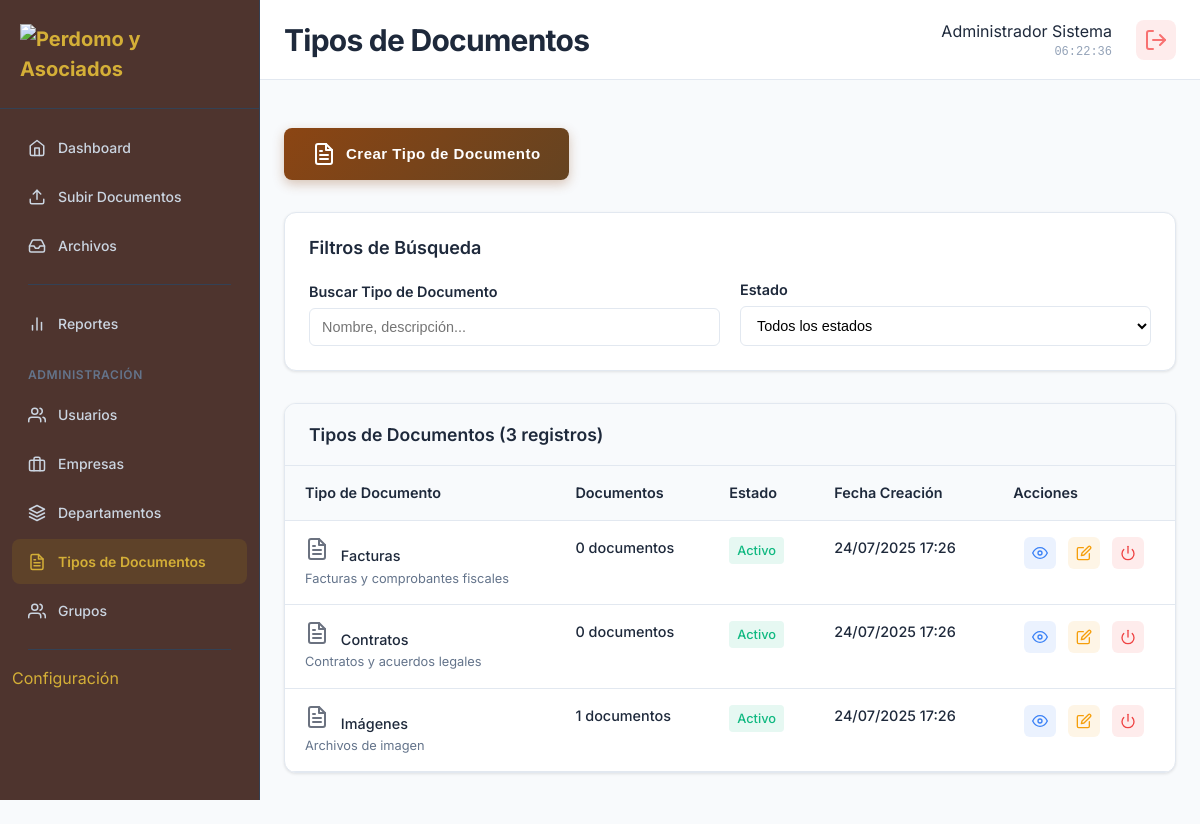
Page /modules/document-types/index.php (signed in) on the committed database.
### tables this page shows
CREATE TABLE `document_types` (
  `id` int(11) NOT NULL,
  `name` varchar(100) NOT NULL,
  `description` text DEFAULT NULL,
  `icon` varchar(50) DEFAULT 'file-text',
  `color` varchar(7) DEFAULT '#6b7280',
  `extensions` longtext DEFAULT NULL CHECK (json_valid(`extensions`)),
  `max_size` int(11) DEFAULT 10485760,
  `status` enum('active','inactive') DEFAULT 'active',
  `created_at` timestamp NOT NULL DEFAULT current_timestamp(),
  `updated_at` timestamp NOT NULL DEFAULT current_timestamp() ON UPDATE current_timestamp()
);

### config/session.php (called while the page is built, shortened)
<?php
class SessionManager {
    public static function isLoggedIn() {
        return isset($_SESSION['user_id']) && !empty($_SESSION['user_id']);
    }
    public static function getCurrentUser() {
        return [
            'id' => $_SESSION['user_id'],
            'username' => $_SESSION['username'],
            'email' => $_SESSION['email'],
            'first_name' => $_SESSION['first_name'],
            'last_name' => $_SESSION['last_name'],
            'role' => $_SESSION['role'],
            'company_id' => $_SESSION['company_id'],
            'department_id' => $_SESSION['department_id'],
            'download_enabled' => $_SESSION['download_enabled'] ?? 1,
            'full_name' => trim(($_SESSION['first_name'] ?? '') . ' ' . ($_SESSION['last_name'] ?? ''))
        ];
    }
}
?>

### config/database.php (called while the page is built, shortened)
<?php
class Database {
    private $host = 'localhost';
    private $db_name = 'dms2';
    private $username = 'root';
    private $password = '';
    public function getConnection() {
        $this->conn = null;
        try {
            $dsn = "mysql:host=" . $this->host . ";dbname=" . $this->db_name . ";charset=utf8mb4";
            $options = [
                PDO::ATTR_ERRMODE => PDO::ERRMODE_EXCEPTION,
                PDO::ATTR_DEFAULT_FETCH_MODE => PDO::FETCH_ASSOC,
                PDO::ATTR_EMULATE_PREPARES => false,
                PDO::MYSQL_ATTR_INIT_COMMAND => "SET NAMES utf8mb4"
            ];
            $this->conn = new PDO($dsn, $this->username, $this->password, $options);
        } catch(PDOException $exception) {
            error_log("Error de conexión a la base de datos: " . $exception->getMessage());
            throw new Exception("Error de conexión a la base de datos");
        }
        return $this->conn;
    }
}
function getDbConnection() {
    return $GLOBALS['database']->getConnection();
}
function executeQuery($query, $params = []) {
    try {
        $conn = getDbConnection();
        $stmt = $conn->prepare($query);
        $stmt->execute($params);
        return $stmt;
    } catch(PDOException $e) {
        error_log("Error en query: " . $e->getMessage() . " | Query: " . $query);
        return false;
    }
}
function fetchOne($query, $params = []) {
    try {
        $stmt = executeQuery($query, $params);
        if ($stmt) {
            return $stmt->fetch(PDO::FETCH_ASSOC);
        }
    } catch(Exception $e) {
        error_log("Error en fetchOne: " . $e->getMessage());
    }
    return false;
}
?>

### modules/document-types/index.php (the view, shortened to what this page needs)
<?php
require_once '../../config/session.php';
require_once '../../config/database.php';
$itemsPerPage = 10;
$currentPage = isset($_GET['page']) ? max(1, intval($_GET['page'])) : 1;
$offset = ($currentPage - 1) * $itemsPerPage;
$filters = [
    'search' => trim($_GET['search'] ?? ''),
    'status' => $_GET['status'] ?? ''
];
$whereConditions = [];
$params = [];
$whereClause = !empty($whereConditions) ? 'WHERE ' . implode(' AND ', $whereConditions) : '';
$countQuery = "SELECT COUNT(*) as total
               FROM document_types dt
               $whereClause";
try {
    $totalItems = fetchOne($countQuery, $params)['total'];
    $query = "SELECT dt.*,
                     (SELECT COUNT(*) FROM documents d WHERE d.document_type_id = dt.id AND d.status = 'active') as documents_count
              FROM document_types dt
              $whereClause
              ORDER BY dt.created_at DESC
              LIMIT :limit OFFSET :offset";
    $params['limit'] = $itemsPerPage;
    $params['offset'] = $offset;
    $database = new Database();
    $pdo = $database->getConnection();
    $stmt = $pdo->prepare($query);
    foreach ($params as $key => $value) {
        if ($key === 'limit' || $key === 'offset') {
            $stmt->bindValue(':' . $key, (int)$value, PDO::PARAM_INT);
        } else {
            $stmt->bindValue(':' . $key, $value);
        }
    }
    $stmt->execute();
    $documentTypes = $stmt->fetchAll(PDO::FETCH_ASSOC);
} catch (Exception $e) {
    $documentTypes = [];
    $totalItems = 0;
    $totalPages = 1;
    $error = "Error al cargar tipos de documentos: " . $e->getMessage();
}
function getStatusBadgeClass($status) {
    return $status === 'active' ? 'status-active' : 'status-inactive';
}
function formatDate($date) {
    return date('d/m/Y H:i', strtotime($date));
}
if (!function_exists('getFullName')) {
    function getFullName() {
        $user = SessionManager::getCurrentUser();
        return trim($user['first_name'] . ' ' . $user['last_name']);
    }
}
?>
<!DOCTYPE html>
<html lang="es">
<head>
    <link rel="stylesheet" href="../../assets/css/main.css">
    <link rel="stylesheet" href="../../assets/css/dashboard.css">
    <link rel="stylesheet" href="../../assets/css/sidebar.css">
    <link rel="stylesheet" href="../../assets/css/document-types.css">
    <link rel="stylesheet" href="../../assets/css/modal.css">
</head>
<body class="dashboard-layout">
    <?php include '../../includes/sidebar.php'; ?>
    <main class="main-content">
        <header class="content-header">
            <div class="header-left">
                <h1>Tipos de Documentos</h1>
            </div>
            <div class="header-right">
                <div class="header-info">
                    <div class="user-name-header"><?php echo htmlspecialchars(getFullName()); ?></div>
                    <div class="current-time" id="currentTime"></div>
                </div>
                <div class="header-actions">
                    <a href="../../logout.php" class="btn-icon logout-btn" onclick="return confirm('¿Está seguro que desea cerrar sesión?')">
                        <i data-feather="log-out"></i>
                    </a>
                </div>
            </div>
        </header>
        <div class="container">
            <div class="page-header">
                <div class="page-title-section">
                    <button class="btn btn-primary btn-create-company" onclick="openCreateDocumentTypeModal()">
                        <i data-feather="file-text"></i>
                        <span>Crear Tipo de Documento</span>
                    </button>
                </div>
            </div>
            <div class="filters-card">
                <h3>Filtros de Búsqueda</h3>
                <form method="GET" class="filters-form" id="filtersForm">
                    <div class="filters-grid">
                        <div class="filter-group">
                            <label for="search">Buscar Tipo de Documento</label>
                            <input type="text"
                                   id="search"
                                   name="search"
                                   placeholder="Nombre, descripción..."
                                   value="<?php echo htmlspecialchars($filters['search']); ?>"
                                   onkeyup="handleFilterChange()">
                        </div>
                        <div class="filter-group">
                            <label for="status">Estado</label>
                            <select id="status" name="status" onchange="handleFilterChange()">
                                <option value="">Todos los estados</option>
                            </select>
                        </div>
                    </div>
                </form>
            </div>
            <div class="table-section">
                <div class="table-header">
                    <h3>Tipos de Documentos (<?php echo $totalItems; ?> registros)</h3>
                </div>
                <div class="table-container">
                    <table class="data-table">
                        <thead>
                            <tr>
                                <th>Tipo de Documento</th>
                                <th>Documentos</th>
                                <th>Estado</th>
                                <th>Fecha Creación</th>
                                <th class="actions-header">Acciones</th>
                            </tr>
                        </thead>
                        <tbody>
                            <?php if (empty($documentTypes)): ?>
                                <tr>
                                    <td colspan="5" class="no-data">
                                        <i data-feather="file-text"></i>
                                        <p>No se encontraron tipos de documentos</p>
                                        <button class="btn btn-primary" onclick="openCreateDocumentTypeModal()">
                                            <i data-feather="plus"></i>
                                            Crear primer tipo de documento
                                        </button>
                                    </td>
                                </tr>
                            <?php else: ?>
                                <?php foreach ($documentTypes as $docType): ?>
                                    <tr>
                                        <td>
                                            <div class="cell-content">
                                                <div class="primary-text">
                                                    <?php if (!empty($docType['icon'])): ?>
                                                        <i data-feather="<?php echo htmlspecialchars($docType['icon']); ?>" style="color: <?php echo htmlspecialchars($docType['color'] ?? '#6b7280'); ?>; margin-right: 8px;"></i>
                                                    <?php endif; ?>
                                                    <?php echo htmlspecialchars($docType['name']); ?>
                                                </div>
                                                <?php if (!empty($docType['description'])): ?>
                                                    <div class="secondary-text"><?php echo htmlspecialchars($docType['description']); ?></div>
                                                <?php endif; ?>
                                            </div>
                                        </td>
                                        <td>
                                            <div class="cell-content">
                                                <div class="primary-text"><?php echo $docType['documents_count']; ?> documentos</div>
                                            </div>
                                        </td>
                                        <td>
                                            <span class="status-badge <?php echo getStatusBadgeClass($docType['status']); ?>">
                                                <?php echo $docType['status'] === 'active' ? 'Activo' : 'Inactivo'; ?>
                                            </span>
                                        </td>
                                        <td>
                                            <div class="cell-content">
                                                <div class="primary-text"><?php echo formatDate($docType['created_at']); ?></div>
                                            </div>
                                        </td>
                                        <td class="actions-cell">
                                            <div class="action-buttons">
                                                <button class="btn-action view"
                                                        onclick="viewDocumentTypeDetails(<?php echo $docType['id']; ?>)"
                                                        title="Ver detalles">
                                                    <i data-feather="eye"></i>
                                                </button>
                                                <button class="btn-action edit"
                                                        onclick="editDocumentType(<?php echo $docType['id']; ?>)"
                                                        title="Editar tipo de documento">
                                                    <i data-feather="edit"></i>
                                                </button>
                                                <button class="btn-action delete"
                                                        onclick="toggleDocumentTypeStatus(<?php echo $docType['id']; ?>, '<?php echo $docType['status']; ?>')"
                                                        title="<?php echo $docType['status'] === 'active' ? 'Desactivar' : 'Activar'; ?>">
                                                    <i data-feather="power"></i>
                                                </button>
                                            </div>
                                        </td>
                                    </tr>
                                <?php endforeach; ?>
                            <?php endif; ?>
                        </tbody>
                    </table>
                </div>
            </div>
        </div>
    </main>
</body>
</html>

### rows in the picture
document_types: name "Facturas", description "Facturas y comprobantes fiscales", documents_count "0", status "Activo", created_at "24/07/2025 17:26"
document_types: name "Contratos", description "Contratos y acuerdos legales", documents_count "0", status "Activo", created_at "24/07/2025 17:26"
document_types: name "Imágenes", description "Archivos de imagen", documents_count "1", status "Activo", created_at "24/07/2025 17:26"

### other values in the picture
getFullName() "Administrador Sistema"
$totalItems "3"
